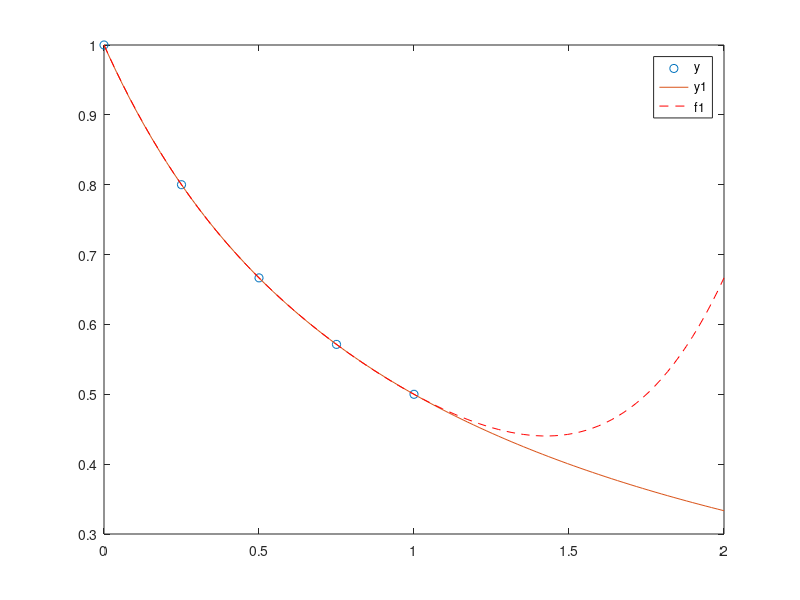

Reproduce this figure in MATLAB.
%% Example: polyfit - Fit Polynomial to Set of Point
clc; clear; close all;
% Create a vector of 5 equally spaced points in the interval [0,1], and evaluate y(x)=1/(1+x) at those points.
x = linspace(0,1,5);
y = 1./(1+x);

% Fit a polynomial of degree 4 to the 5 points.
% In general, for n points, you can fit a polynomial of degree n-1 to exactly pass through the points.
p = polyfit(x,y,4);

% Evaluate the original function and the polynomial fit on a finer grid of points between 0 and 2.
x1 = linspace(0,2);
y1 = 1./(1+x1);
f1 = polyval(p,x1);

% Plot the function values and the polynomial fit in the wider interval [0,2], with the points used to obtain the polynomial fit highlighted as circles. 
% The polynomial fit is good in the original [0,1] interval, but quickly diverges from the fitted function outside of that interval.
figure
plot(x,y,'o')
hold on
plot(x1,y1)
plot(x1,f1,'r--')
legend('y','y1','f1')